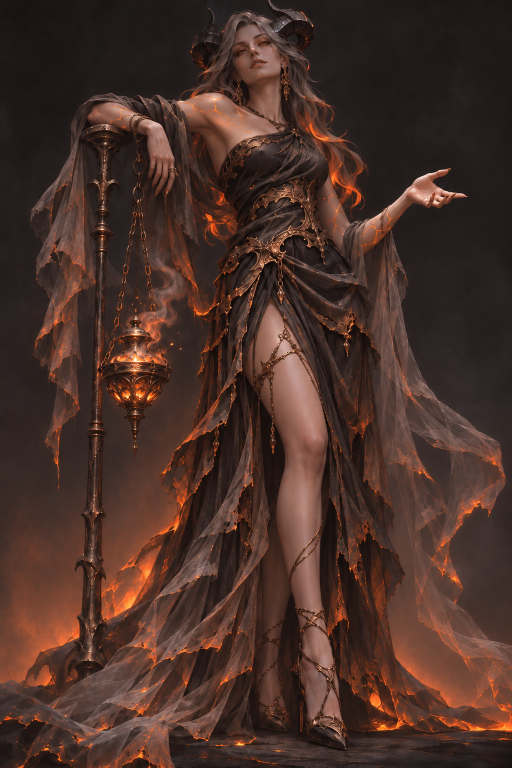
#> input picture art-archive/characters-v01/ember_witch_v01.png, 1024 x 1535 px (shown at 1/2 size)
$ python -i char_from_sheets.py   (imports and definitions only)
#> lines starting #> are read from the running program, lines starting #| are printed output that depends on the picture
#!/usr/bin/env python3
"""그림 면별 시트(정면·측면·후면 + 3/4 + 머리 클로즈업) -> 게임용 리깅된 주인공 glb. Blender와 numpy/scipy/PIL만 쓴다(내려받기·외부 호출 0).

  python tools/art/char_from_sheets.py --config tools/art/char_configs/frost.json --work D:/Project/witch-moira-work/char3d-blender-only/v2/frost
         [--stage all|geom|bake|glb|rig|check] [--out _local/char3d-blender-only/v2/frost]

걸음
  geom  그림에서 마스크를 따고(배경 단색 가정) 행 구간표를 뽑아 부위별 메시(char_geom.py)를 만든다. 3/4 그림의 카메라는 윤곽 겹침으로 맞춘다.
  bake  네 시점(+머리 클로즈업)에서 텍스처 한 장(2048^2)을 굽는다. 가려진 쪽은 모델의 깊이로 거르고(팔과 몸통을 서로 안 물들게),
        그림 속 조명은 색 덩어리별 밝기 평탄화로 덜어 낸다.
  glb   Blender로 메시 한 덩어리 glb를 내보낸다(char_blender.py).
  rig   tools/art의 rig_build -> rig_clips(동작 6개, 회피 포함)를 부른다. 뼈대·가중치·동작은 이 도구가 짜지 않는다.
  check rig_check로 계약을 검사한다.
캐릭터마다 달라지는 것은 모두 설정 JSON(그림 경로, 부위 행 구간표, 손으로 정한 몸통 폭 같은 예외)에 있다.
새 그림이 오면: 설정에서 views의 image와 행 구간표를 맞추고 위 명령을 다시 돌린다(docs/ART-3D-PIPELINE.ko.md 2절).
이 도구는 라이선스를 판단하지 않는다(입력 그림의 것을 따른다).
"""
from __future__ import annotations

import argparse
import json
import math
import os
import subprocess
import sys
import time
from pathlib import Path

import numpy as np

HERE = Path(__file__).resolve().parent
REPO = HERE.parents[1]
MAIN_REPO = Path(os.environ.get("WITCH_MAIN_REPO", "C:/Project/witch-moira"))
sys.path.insert(0, str(HERE))
import char_geom as G  # noqa: E402

PY = sys.executable


# ------------------------------------------------------------------ 설정과 그림

# [33 lines left out: functions _merge, load_config, resolve_art, not called in this run]


def load_rgb(path):
    from PIL import Image
    return np.asarray(Image.open(path).convert("RGB"))


def figure_mask(im, thresh=22, trim=0, window=None):
    """단색 회색 배경에서 사람 윤곽: 바탕 행별 중앙값과의 색 거리, 열림·닫힘·구멍 메움, 가장 큰 덩어리."""
    from scipy import ndimage as ndi
    f = im.astype(float)
    edge = np.concatenate([f[:, trim:trim + 12], f[:, f.shape[1] - trim - 12:f.shape[1] - trim]], axis=1)   # trim: 시트 가장자리의 칸막이 선을 바탕 추정과 윤곽에서 뺀다
    bg = np.median(edge, axis=1)[:, None, :]
    d = np.sqrt(((f - bg) ** 2).sum(2))
    m = d > thresh
    if trim:
        m[:, :trim] = False
        m[:, f.shape[1] - trim:] = False
    if window:   # [x0, x1]: 이 열 구간 밖은 지운다(시트 가장자리에 이웃 그림의 손이 걸쳐 있을 때)
        m[:, :window[0]] = False
        m[:, window[1]:] = False
    m = ndi.binary_opening(m, iterations=1)
    m = ndi.binary_closing(m, iterations=3)
    m = ndi.binary_fill_holes(m)
    lab, n = ndi.label(m)
    if n == 0:
        return m
    sizes = ndi.sum(m, lab, range(1, n + 1))
    return lab == 1 + int(np.argmax(sizes))


# [77 lines left out: functions fill_background, sole_profile, detect_eyes, not called in this run]


def row_table(mask):
    return {int(y): G.intervals(mask[y]) for y in range(mask.shape[0])}


# [38 lines left out: function flatten_lighting, not called in this run]


# ------------------------------------------------------------------ 카메라(정사영)

class Cam:
    """az(도): 0 정면(카메라가 -Y), 90 캐릭터 왼쪽(+X), 180 후면, -35 정면에서 캐릭터 오른쪽(-X)으로 35도.
    s 픽셀/m, (cx, cy) 는 월드 원점(발 아래 중심)이 그림에서 놓이는 곳."""

    def __init__(self, az, s, cx, cy, size):
        self.az, self.s, self.cx, self.cy, self.size = float(az), float(s), float(cx), float(cy), size  # size = (W, H)

    # [14 lines left out: functions d, r, project, not called in this run]

    def as_dict(self):
        return dict(az=self.az, s=self.s, cx=self.cx, cy=self.cy)


# [418 lines left out: functions dense_points, silhouette_iou, fit_cam, pack_uv, texel_maps, bilinear and 10 more, not called in this run]


POSE_SHEET = [("idle", "0,30,60"), ("run", "0,9,18,27"), ("cast", "0,14,24"), ("hit", "0,6,12"), ("death", "0,20,40,54"), ("dodge", "0,8,16,24")]


# [45 lines left out: functions stage_poses, stage_rig, stage_check, not called in this run]


LOOK_KEYS = ("albedo_mul", "element_lean", "emission_mode", "emission_energy", "rim", "rim_tint", "rim_color", "light_key", "light_fill")


# [89 lines left out: functions stage_look, stage_measure, main, not called in this run]


# [2 lines not run here, left out]

>>> import cv2
>>> picture = cv2.imread('../../art-archive/characters-v01/ember_witch_v01.png', cv2.IMREAD_GRAYSCALE)
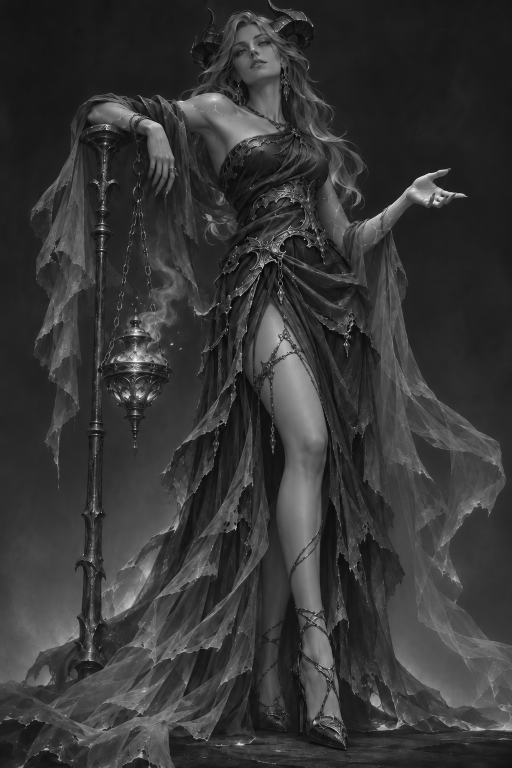
#> picture: shape (1535, 1024) (shown at 1/2 size); min 1, max 254, mean 54.6
>>> result = figure_mask(picture)
#> (the run stopped early here; a loop or call above may not have finished)

$ run again, on art-archive/characters-v01/storm_patron_v01.png
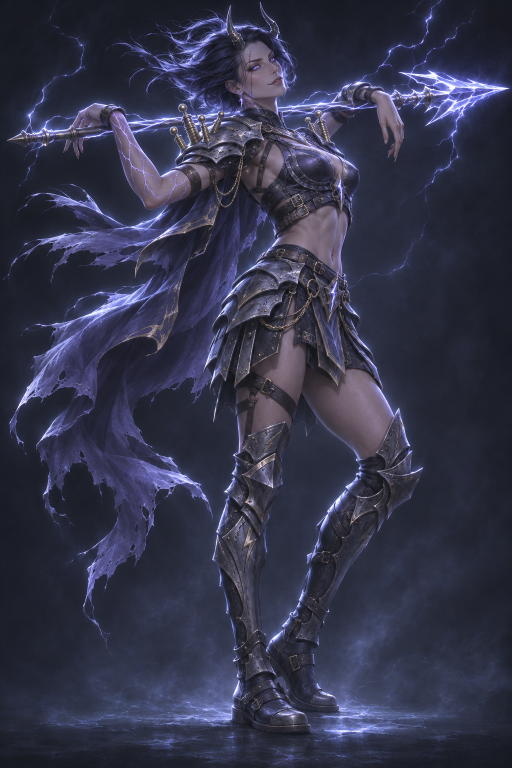
#> input picture art-archive/characters-v01/storm_patron_v01.png, 1024 x 1536 px (shown at 1/2 size)
#> `picture = cv2.imread('../../art-archive/characters-v01/ember_witch_v01..`:
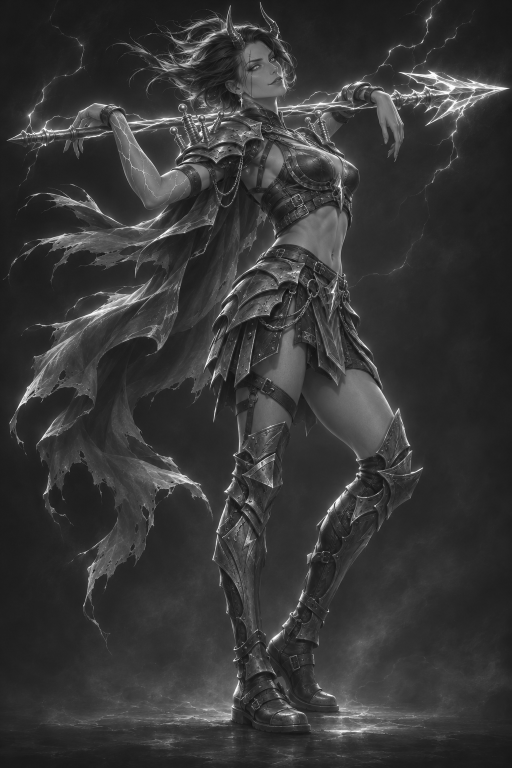
#> picture: shape (1536, 1024) (shown at 1/2 size); min 12, max 255, mean 54.8
